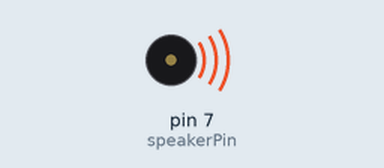
A sketch run on a simulated Arduino Uno, built with avr-gcc and run on an emulated ATmega328P. Parts: buzzer (waves = sounding).

Above: at 0.1 s.
Timing chart, 0 to 1.6 s (numbered marks = the images above):
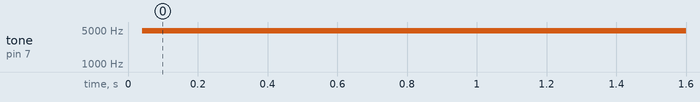

Measured:
- by itself, tone on pin 7 (speakerPin): silent → 4779 Hz at 0.04 s

The sketch:

9_1.ino
```cpp
int speakerPin = 7;
int val = 100;
void setup(){
	pinMode(speakerPin, HIGH);
}
void loop(){
	digitalWrite(speakerPin, HIGH);
	delayMicroseconds(val);
	digitalWrite(speakerPin, LOW);
	delayMicroseconds(val);
}
```
